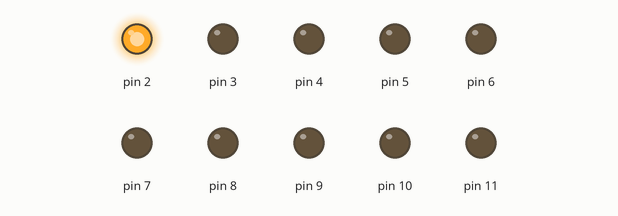
This sketch was run on a simulated Arduino Uno, built with avr-gcc and run on an emulated ATmega328P. Parts: output pins drawn as LEDs (lit = HIGH).

Above: at 0.02 s.
At 0.32 s:
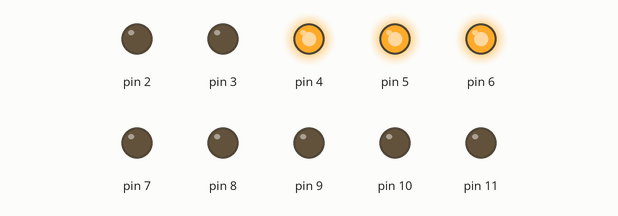
At 0.72 s:
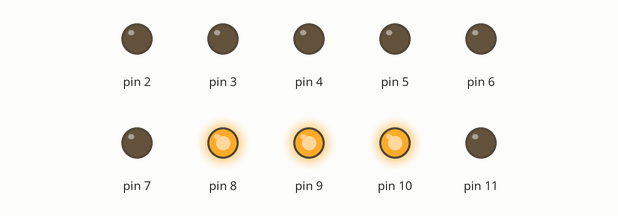
At 1.47 s:
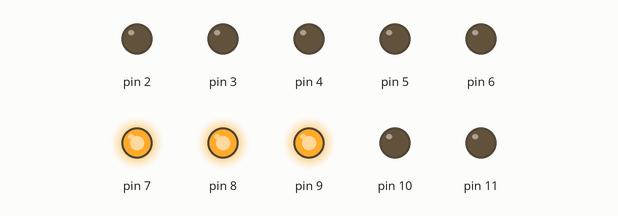
At 2.17 s:
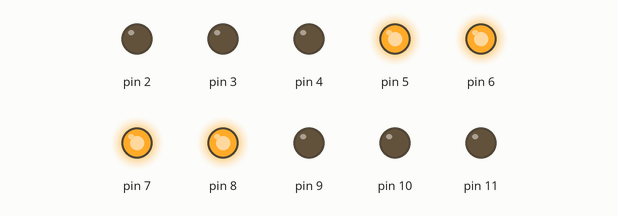
At 2.92 s:
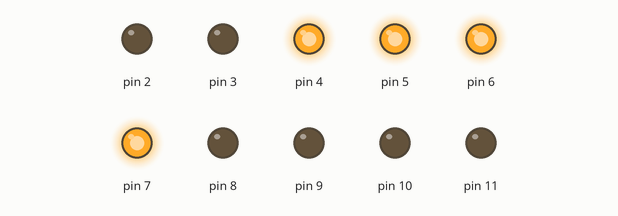
Timing chart, 0 to 3.2 s (numbered marks = the images above):
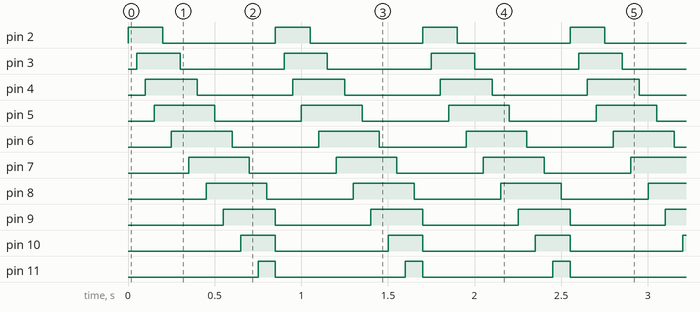

The sketch:

Lesson_2_-_Light_Show.ino
```cpp
int t = 50;
int h = HIGH;
int l = LOW;


void setup() {
  // put your setup code here, to run once:
pinMode(2,OUTPUT);
pinMode(3,OUTPUT);
pinMode(4,OUTPUT);
pinMode(5,OUTPUT);
pinMode(6,OUTPUT);
pinMode(7,OUTPUT);
pinMode(8,OUTPUT);
pinMode(9,OUTPUT);
pinMode(10,OUTPUT);
pinMode(11,OUTPUT);


}

void loop() {
  // put your main code here, to run repeatedly:
digitalWrite(2,h);
delay(t);
digitalWrite(3, h);
delay(t);
digitalWrite(4, h);
delay(t);
digitalWrite(5, h);
delay(t);
digitalWrite(2,l);
delay(t);
digitalWrite(6, h);
delay(t);
digitalWrite(3, l);
delay(t);
digitalWrite(7, h);
delay(t);
digitalWrite(4, l);
delay(t);
digitalWrite(8, h);
delay(t);
digitalWrite(5, l);
delay(t);
digitalWrite(9, h);
delay(t);
digitalWrite(6, l);
delay(t);
digitalWrite(10, h);
delay(t);
digitalWrite(7, l);
delay(t);
digitalWrite(11, h);
delay(t);
digitalWrite(8, l);
delay(t);

digitalWrite(2,l);
digitalWrite(3,l);
digitalWrite(4,l);
digitalWrite(5,l);
digitalWrite(6,l);
digitalWrite(7,l);
digitalWrite(8,l);
digitalWrite(9,l);
digitalWrite(10,l);
digitalWrite(11,l);


}
```

Measured:
- by itself, pin 2, pin 10: alternates HIGH for 0.20 s and LOW for 0.65 s
- by itself, pin 3: alternates HIGH for 0.25 s and LOW for 0.60 s
- by itself, pin 4, pin 9: alternates HIGH for 0.30 s and LOW for 0.55 s
- by itself, pin 5–8: alternates HIGH for 0.35 s and LOW for 0.50 s
- by itself, pin 11: alternates HIGH for 0.10 s and LOW for 0.75 s
